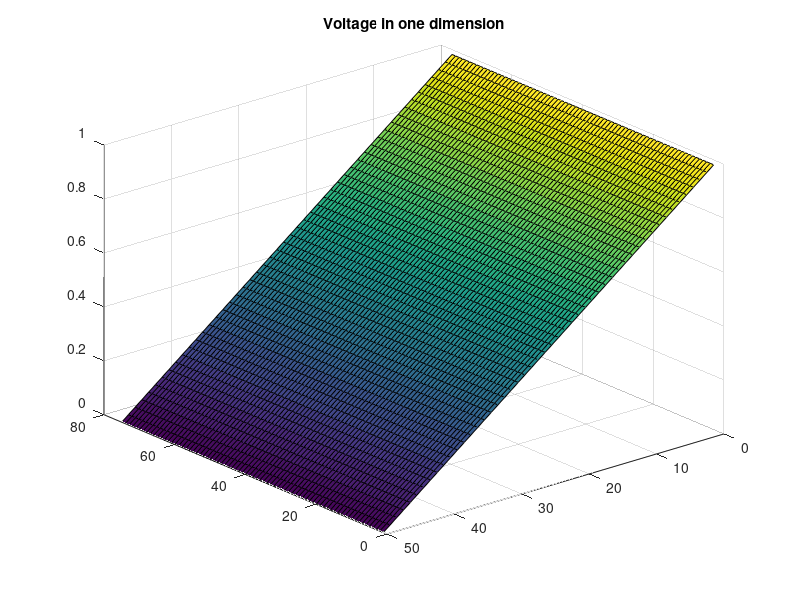

The MATLAB source for this figure:
nx = 50;
ny = (3/2)*50;

%we are going to need two matrices for this part. Not just a G matrix, but
%a matrix we can use for the operations of the G matrix. the solution will
%be in the form Ax = b, and to get x this will be  b\A, in this case it
%will be G\Op.


G = sparse(nx*ny,nx*ny);
Op = zeros(nx*ny,1);
for x = 1:nx
    for y = 1:ny
        
        n = y + (x-1)*ny;
        
        if x == 1 
            
            G(n,:) = 0;
            G(n,n) = 1;
            Op(n) = 1;
            
        elseif x == nx 
            
            G(n,:) = 0;
            G(n,n) = 1;
            Op(n) = 0;
            
        elseif y == 1 
            
            G(n, :) = 0;
            G(n, n) = -3;
            G(n, n+1) = 1;
            G(n, n+ny) = 1;
            G(n, n-ny) = 1;
      
        elseif y == ny
        
            G(n, n) = -3;
            G(n, n-1) = 1;
            G(n, n+ny) = 1;
            G(n, n-ny) = 1;
            
        else
            
            G(n, n) = -4;
            G(n, n+1) = 1;
            G(n, n-1) = 1;
            G(n, n+ny) = 1;
            G(n, n-ny) = 1;
            
        end
    end
end

Voltage =     G\Op;



%now, need to create matrix to be surfed (x,y,voltage)

sol = zeros(nx,ny,1);

for x = 1:nx
    for y = 1:ny
        
        n = y + (x-1)*ny;
        sol(x,y) = Voltage(n);
    end  
end   

figure(1)
surf(sol)
title("Voltage in one dimension")
view(-130,30)

